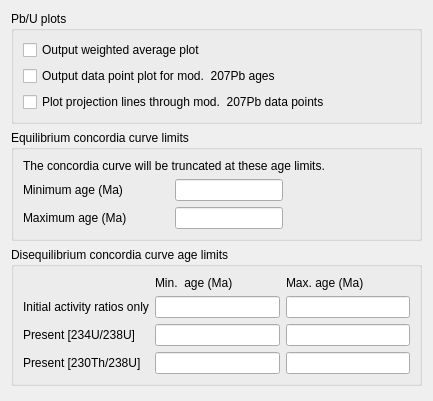
          <widget class="QWidget" name="scrollAreaWidgetContents_2">
           <property name="geometry">
            <rect>
             <x>0</x>
             <y>0</y>
             <width>433</width>
             <height>401</height>
            </rect>
           </property>
           <layout class="QVBoxLayout" name="verticalLayout_10">
            <item>
             <widget class="QGroupBox" name="groupBox_7">
              <property name="title">
               <string>Pb/U plots</string>
              </property>
              <layout class="QVBoxLayout" name="verticalLayout_12">
               <item>
                <widget class="QCheckBox" name="showWavPlotOpt">
                 <property name="text">
                  <string>Output weighted average plot</string>
                 </property>
                </widget>
               </item>
               <item>
                <widget class="QCheckBox" name="showXyPlotOpt">
                 <property name="text">
                  <string>Output data point plot for mod.  207Pb ages</string>
                 </property>
                </widget>
               </item>
               <item>
                <widget class="QCheckBox" name="mod207ProjectionLineOpt">
                 <property name="text">
                  <string>Plot projection lines through mod.  207Pb data points</string>
                 </property>
                </widget>
               </item>
              </layout>
             </widget>
            </item>
            <item>
             <widget class="QGroupBox" name="groupBox_2">
              <property name="title">
               <string>Equilibrium concordia curve limits</string>
              </property>
              <layout class="QVBoxLayout" name="verticalLayout_7">
               <item>
                <widget class="QLabel" name="label_10">
                 <property name="text">
                  <string>The concordia curve will be truncated at these age limits.</string>
                 </property>
                </widget>
               </item>
               <item>
                <layout class="QGridLayout" name="gridLayout_2">
                 <item row="1" column="3">
                  <spacer name="horizontalSpacer_3">
                   <property name="orientation">
                    <enum>Qt::Horizontal</enum>
                   </property>
                   <property name="sizeHint" stdset="0">
                    <size>
                     <width>40</width>
                     <height>20</height>
                    </size>
                   </property>
                  </spacer>
                 </item>
                 <item row="0" column="4">
                  <spacer name="horizontalSpacer_8">
                   <property name="orientation">
                    <enum>Qt::Horizontal</enum>
                   </property>
                   <property name="sizeHint" stdset="0">
                    <size>
                     <width>40</width>
                     <height>20</height>
                    </size>
                   </property>
                  </spacer>
                 </item>
                 <item row="0" column="3">
                  <spacer name="horizontalSpacer_2">
                   <property name="orientation">
                    <enum>Qt::Horizontal</enum>
                   </property>
                   <property name="sizeHint" stdset="0">
                    <size>
                     <width>40</width>
                     <height>20</height>
                    </size>
                   </property>
                  </spacer>
                 </item>
                 <item row="1" column="0">
                  <widget class="QLabel" name="label_8">
                   <property name="text">
                    <string>Maximum age (Ma)</string>
                   </property>
                  </widget>
                 </item>
                 <item row="0" column="0">
                  <widget class="QLabel" name="label">
                   <property name="text">
                    <string>Minimum age (Ma)</string>
                   </property>
                  </widget>
                 </item>
                 <item row="1" column="2">
                  <widget class="QLineEdit" name="eqConcMaxAgeEntry"/>
                 </item>
                 <item row="0" column="1">
                  <spacer name="horizontalSpacer_4">
                   <property name="orientation">
                    <enum>Qt::Horizontal</enum>
                   </property>
                   <property name="sizeHint" stdset="0">
                    <size>
                     <width>40</width>
                     <height>20</height>
                    </size>
                   </property>
                  </spacer>
                 </item>
                 <item row="0" column="2">
                  <widget class="QLineEdit" name="eqConcMinAgeEntry"/>
                 </item>
                 <item row="0" column="5">
                  <spacer name="horizontalSpacer_20">
                   <property name="orientation">
                    <enum>Qt::Horizontal</enum>
                   </property>
                   <property name="sizeHint" stdset="0">
                    <size>
                     <width>40</width>
                     <height>20</height>
                    </size>
                   </property>
                  </spacer>
                 </item>
                </layout>
               </item>
              </layout>
             </widget>
            </item>
            <item>
             <widget class="QGroupBox" name="groupBox">
              <property name="title">
               <string>Disequilibrium concordia curve age limits</string>
              </property>
              <layout class="QVBoxLayout" name="verticalLayout_6">
               <item>
                <layout class="QGridLayout" name="gridLayout_5">
                 <item row="1" column="2">
                  <widget class="QLineEdit" name="dqConcMaxAge1Entry"/>
                 </item>
                 <item row="1" column="1">
                  <widget class="QLineEdit" name="dqConcMinAge1Entry"/>
                 </item>
                 <item row="3" column="2">
                  <widget class="QLineEdit" name="dqConcMaxAge3Entry"/>
                 </item>
                 <item row="2" column="2">
                  <widget class="QLineEdit" name="dqConcMaxAge2Entry"/>
                 </item>
                 <item row="3" column="1">
                  <widget class="QLineEdit" name="dqConcMinAge3Entry"/>
                 </item>
                 <item row="2" column="1">
                  <widget class="QLineEdit" name="dqConcMinAge2Entry"/>
                 </item>
                 <item row="2" column="0">
                  <widget class="QLabel" name="label_5">
                   <property name="text">
                    <string>Present [234U/238U]</string>
                   </property>
                  </widget>
                 </item>
                 <item row="1" column="0">
                  <widget class="QLabel" name="label_2">
                   <property name="text">
                    <string>Initial activity ratios only</string>
                   </property>
                  </widget>
                 </item>
                 <item row="3" column="0">
                  <widget class="QLabel" name="label_6">
                   <property name="text">
                    <string>Present [230Th/238U]</string>
                   </property>
                  </widget>
                 </item>
                 <item row="0" column="2">
                  <widget class="QLabel" name="label_4">
                   <property name="text">
                    <string>Max. age (Ma)</string>
                   </property>
                  </widget>
                 </item>
                 <item row="0" column="1">
                  <widget class="QLabel" name="label_3">
                   <property name="text">
                    <string>Min.  age (Ma)</string>
                   </property>
                  </widget>
                 </item>
                </layout>
               </item>
              </layout>
             </widget>
            </item>
            <item>
             <spacer name="verticalSpacer">
              <property name="orientation">
               <enum>Qt::Vertical</enum>
              </property>
              <property name="sizeHint" stdset="0">
               <size>
                <width>20</width>
                <height>40</height>
               </size>
              </property>
             </spacer>
            </item>
           </layout>
          </widget>
